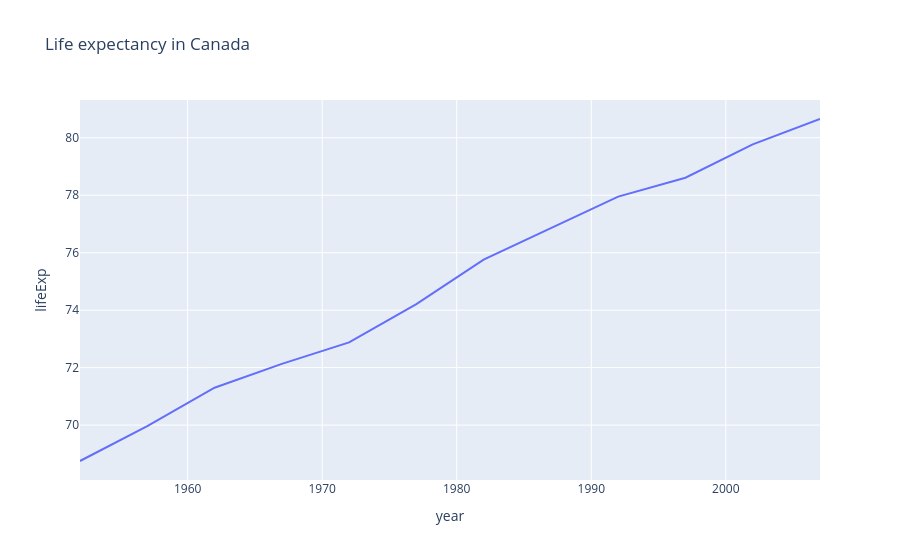

Notebook code for this chart:
### Markdown cell above
# Line Charts

### Code cell
df = px.data.gapminder().query("country=='Canada'")
fig = px.line(df, x="year", y="lifeExp", title='Life expectancy in Canada')
fig.show()

### Figure 1 — Plotly figure (JSON) as saved in the notebook; plotly's stock layout.template omitted (floating-point values rounded to 4 significant figures)
{"data": [{"hovertemplate": "year=%{x}<br>lifeExp=%{y}<extra></extra>", "legendgroup": "", "line": {"color": "#636efa", "dash": "solid"}, "marker": {"symbol": "circle"}, "mode": "lines", "name": "", "orientation": "v", "showlegend": false, "type": "scatter", "x": [1952, 1957, 1962, 1967, 1972, 1977, 1982, 1987, 1992, 1997, 2002, 2007], "xaxis": "x", "y": [68.75, 69.96, 71.3, 72.13, 72.88, 74.21, 75.76, 76.86, 77.95, 78.61, 79.77, 80.65], "yaxis": "y"}], "layout": {"legend": {"tracegroupgap": 0}, "title": {"text": "Life expectancy in Canada"}, "xaxis": {"anchor": "y", "domain": [0, 1], "title": {"text": "year"}}, "yaxis": {"anchor": "x", "domain": [0, 1], "title": {"text": "lifeExp"}}}}
